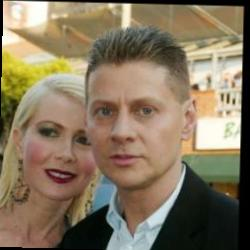
#> input picture dataset/lfw_test_clean/Andrew_Niccol_Andrew_Niccol_0001.jpg, 250 x 250 px, found by its file name; its folder holds only this picture in this run
$ python simulate_dark.py
#> lines starting #> are read from the running program, lines starting #| are printed output that depends on the picture
#> further down, img is the input picture: shape (250, 250, 3); mean B, G, R 94.2, 118.3, 133.8
import os
import cv2
import numpy as np
from tqdm import tqdm
from PIL import Image

input_folder = "C:/Users/Vignesh M/PycharmProjects/Thesis/dataset/lfw_test_clean"
output_folder = "C:/Users/Vignesh M/PycharmProjects/Thesis/dataset/lfw_test_dark"
os.makedirs(output_folder, exist_ok=True)

def darken_image(img, gamma=0.1, add_noise=True):
    # Step 1: Gamma correction (nonlinear darkening)
#> called with gamma = 0.1, add_noise = True
    img_float = img / 255.0
    dark = np.power(img_float, gamma)
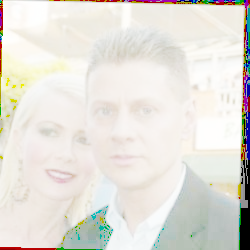
#> dark: shape (250, 250, 3) float64; mean R, G, B 0.895, 0.884, 0.858

    # Step 2: Optional noise addition (to simulate camera grain)
    if add_noise:
        noise = np.random.normal(0, 0.02, dark.shape)  # small noise
        dark = np.clip(dark + noise, 0, 1)

    # Step 3: Slight desaturation to mimic low-light effect
    hsv = cv2.cvtColor((dark * 255).astype(np.uint8), cv2.COLOR_RGB2HSV)
#> hsv: shape (250, 250, 3); mean H, S, V 57.1, 24.7, 232.7
    hsv[..., 1] = (hsv[..., 1] * 0.6).astype(np.uint8)  # reduce saturation
#> hsv: shape (250, 250, 3); mean H, S, V 57.1, 14.4, 232.7
    final_dark = cv2.cvtColor(hsv, cv2.COLOR_HSV2RGB)
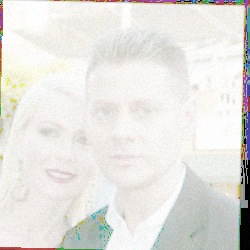
#> final_dark: shape (250, 250, 3); mean R, G, B 229.6, 228, 224.1

    return final_dark

# Loop through all images
for fname in tqdm(os.listdir(input_folder)):
    if not fname.lower().endswith(('.jpg', '.jpeg', '.png')):
        continue

    path = os.path.join(input_folder, fname)
    img = cv2.imread(path)
    img = cv2.cvtColor(img, cv2.COLOR_BGR2RGB)

    dark_img = darken_image(img, gamma=0.1)

    out_path = os.path.join(output_folder, fname)
    Image.fromarray(dark_img).save(out_path)

print(f"✅ Darkened images saved to: {output_folder}")

$ run again, on dataset/lfw_test_clean/Barbara_Walters_Barbara_Walters_0002.jpg
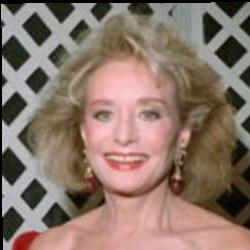
#> input picture dataset/lfw_test_clean/Barbara_Walters_Barbara_Walters_0002.jpg, 250 x 250 px, found by its file name
#> img is the input picture: shape (250, 250, 3); mean B, G, R 106.7, 117.8, 139.3
#> in darken_image, `dark = np.power(img_float, gamma)`:
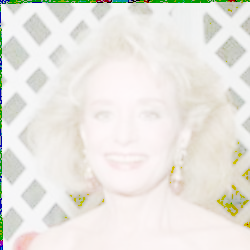
#> dark: shape (250, 250, 3) float64; mean R, G, B 0.917, 0.909, 0.885
#> in darken_image, `final_dark = cv2.cvtColor(hsv, cv2.COLOR_HSV2RGB)`:
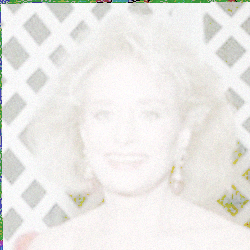
#> final_dark: shape (250, 250, 3); mean R, G, B 234.9, 233.7, 230.2

$ run again, on dataset/lfw_test_clean/Barbara_Walters_Barbara_Walters_0003.jpg
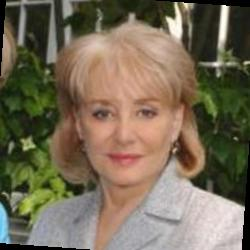
#> input picture dataset/lfw_test_clean/Barbara_Walters_Barbara_Walters_0003.jpg, 250 x 250 px, found by its file name
#> img is the input picture: shape (250, 250, 3); mean B, G, R 86.6, 107.4, 119
#> in darken_image, `dark = np.power(img_float, gamma)`:
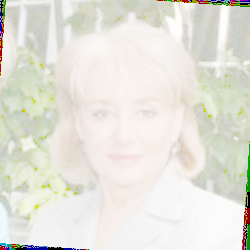
#> dark: shape (250, 250, 3) float64; mean R, G, B 0.899, 0.894, 0.859

$ run again, on dataset/lfw_test_clean/Barbara_Walters_Barbara_Walters_0004.jpg
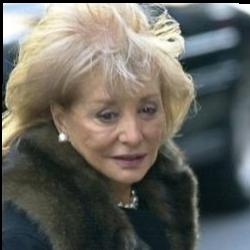
#> input picture dataset/lfw_test_clean/Barbara_Walters_Barbara_Walters_0004.jpg, 250 x 250 px, found by its file name
#> img is the input picture: shape (250, 250, 3); mean B, G, R 95.7, 102.6, 103.3
#> in darken_image, `dark = np.power(img_float, gamma)`:
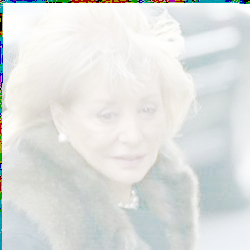
#> dark: shape (250, 250, 3) float64; mean R, G, B 0.879, 0.889, 0.881

$ run again, on dataset/lfw_test_clean/Barbara_Becker_Barbara_Becker_0001.jpg
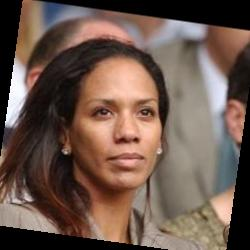
#> input picture dataset/lfw_test_clean/Barbara_Becker_Barbara_Becker_0001.jpg, 250 x 250 px, found by its file name
#> img is the input picture: shape (250, 250, 3); mean B, G, R 77.1, 87.8, 109.5
#> in darken_image, `dark = np.power(img_float, gamma)`:
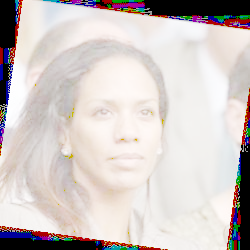
#> dark: shape (250, 250, 3) float64; mean R, G, B 0.815, 0.784, 0.776
#> in darken_image, `final_dark = cv2.cvtColor(hsv, cv2.COLOR_HSV2RGB)`:
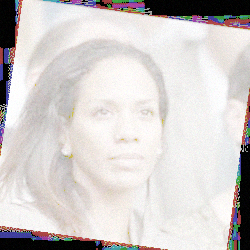
#> final_dark: shape (250, 250, 3); mean R, G, B 209.8, 205, 203.8
